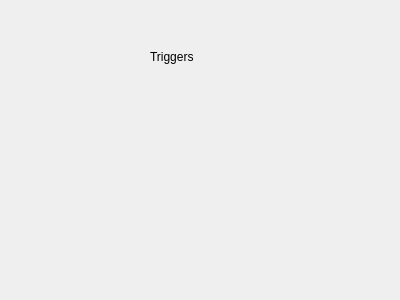
<?xml version="1.0" encoding="UTF-8"?>
<ui version="4.0">
 <class>TriggerGuiWidget</class>
 <widget class="QWidget" name="TriggerGuiWidget">
  <property name="geometry">
   <rect>
    <x>0</x>
    <y>0</y>
    <width>400</width>
    <height>300</height>
   </rect>
  </property>
  <property name="windowTitle">
   <string>Form</string>
  </property>
  <widget class="QLabel" name="label">
   <property name="geometry">
    <rect>
     <x>150</x>
     <y>50</y>
     <width>47</width>
     <height>14</height>
    </rect>
   </property>
   <property name="text">
    <string>Triggers</string>
   </property>
  </widget>
 </widget>
 <resources/>
 <connections/>
</ui>
